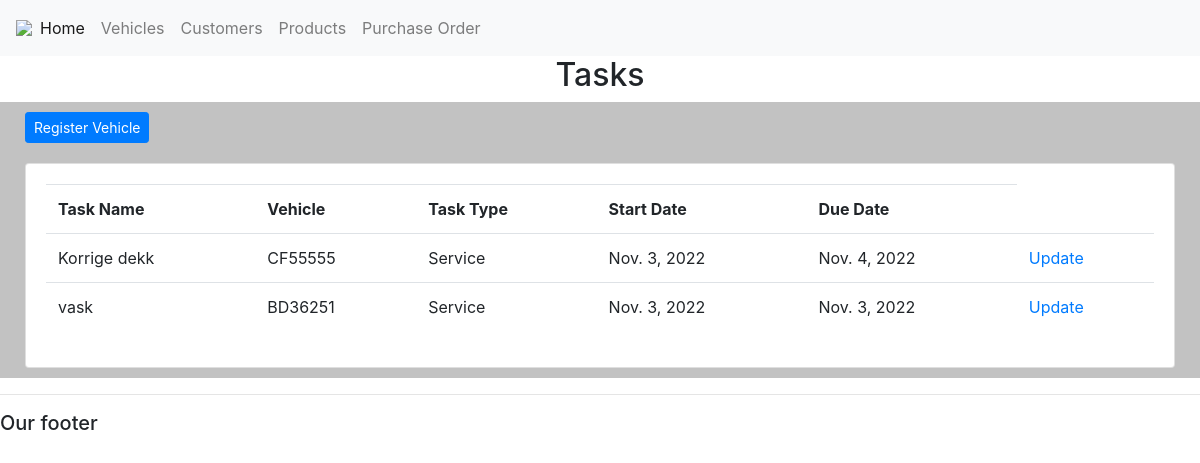
The page /task_list/ on the database its author committed.
### fleet_management/models.py (models this page shows)
class Task(models.Model):
    CATEGORY = (
        ("Service", "Service"),
        ("Tyrechange", "Tyrechange"),
    )
    task_name = models.CharField(max_length=50, null=True, blank=True)
    task_object = models.ForeignKey(Vehicle, null=True, on_delete=models.CASCADE)
    task_type = models.CharField(max_length=200, null=True, choices=CATEGORY)
    start_date = models.DateField(null=True, blank=True)
    due_date = models.DateField(null=True, blank=True)

class Vehicle(models.Model):
    reg_number = models.CharField(max_length=7, null=True, unique=True)
    brand = models.CharField(max_length=200, null=True, blank=True)
    model = models.CharField(max_length=100, null=True, blank=True)
    vehicle_type = models.CharField(max_length=100, null=True, blank=True)
    build_year = models.IntegerField(null=True, blank=True)
    department = models.ForeignKey(Department, default=1, on_delete=models.PROTECT)
    last_km = models.IntegerField(null=True, blank=True)
    date_km = models.DateField(null=True, blank=True)
    winter_tyre = models.CharField(
        max_length=200,
        null=True,
        blank=True,
    )
    tyre_hotel = models.CharField(max_length=100, null=True, blank=True)
    abax_nr = models.CharField(max_length=9, null=True, blank=True)
    last_eu_control = models.DateField(null=True, blank=True)
    next_eu_control = models.DateField(null=True, blank=True)
    vin_number = models.CharField(max_length=100, null=True, blank=True)
    owner = models.CharField(max_length=100, null=True, blank=True)
    leasing_expiry = models.DateField(null=True, blank=True)
    def __str__(self):
        return self.reg_number

### fleet_management/views.py (the view)
# urls.py: path("task_list/", views.task_list, name="task_list"),
def task_list(request):
    tasks = Task.objects.all()
    return render(request, "fleet_management/task_list.html", {"tasks": tasks})

### fleet_management/templates/fleet_management/task_list.html (shortened to what this page needs)
{% extends 'base.html'%}
{% block content %}
<center><h2>Tasks</h2></center>
<div class='row'>
    <divclass='col'>
        <div class='col-md'>
            <a class='btn btn-primary btn-sm btn-block' href='{% url 'create_vehicle' %}'>Register Vehicle</a>
        </div>
    </div>
</div>
<div class='row'>
    <div class='col'>
        <div class='col-md'>
            <div class='card card-body'>
                    <table class='table'>
                        <tr>
                            <th>Task Name</th>
                            <th>Vehicle</th>
                            <th>Task Type</th>
                            <th>Start Date</th>
                            <th>Due Date</th>
                        </tr>
                    {% for i in tasks %}
                        <tr>
                            <td>{{i.task_name}}</td>
                            <td>{{i.task_object}}</td>
                            <td>{{i.task_type}}</td>
                            <td>{{i.start_date}}</td>
                            <td>{{i.due_date}}</td>
                            <td><a href='{% url 'edit_vehicle' i.id %}'>Update</a></td>
                        </tr>
                    {% endfor %}
                    </table>
                </div>
            </div>
        </div>
    </div>
{% endblock %}

### fleet_management/static/fleet_management/site.css (style rules this page uses)
.row { padding: 10px; background-color: rgb(194, 194, 194); }

### rows shown on the page
Task: task_name "Korrige dekk", task_object "CF55555", task_type "Service", start_date "Nov. 3, 2022", due_date "Nov. 4, 2022"
Task: task_name "vask", task_object "BD36251", task_type "Service", start_date "Nov. 3, 2022", due_date "Nov. 3, 2022"
